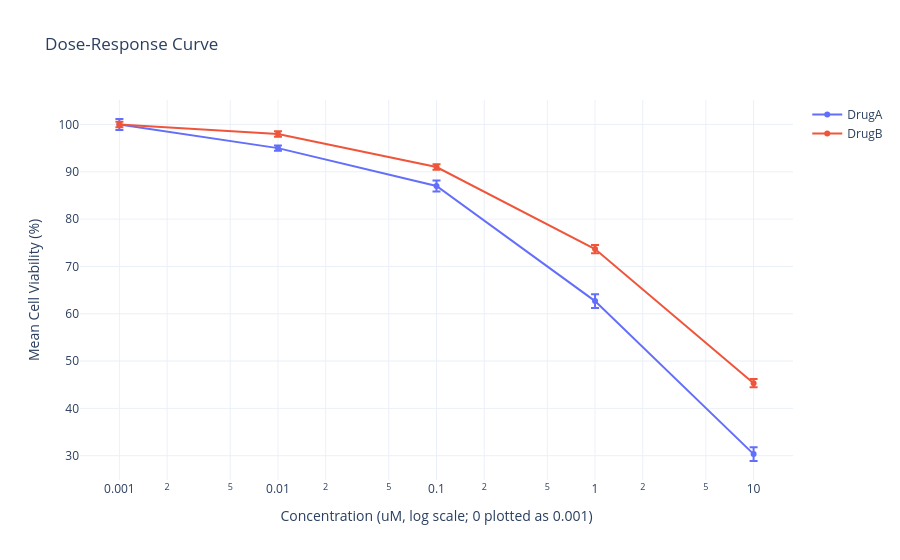

Notebook code cell kept with this figure:
### Markdown cell above
## Create a dose-response plot

The chart uses a log-scaled x-axis. Because zero cannot appear on a log scale, the plotting utility remaps `0` to a very small value for display while keeping the original concentration in the hover text.

### Code cell
fig = create_dose_response_plot(summary_df)
fig

### Figure 1 — Plotly figure (JSON) as saved in the notebook; plotly's stock layout.template omitted (floating-point values rounded to 4 significant figures)
{"data": [{"customdata": [[0.0, 2.0, 1.155, 3.0], [0.01, 1.0, 0.5774, 3.0], [0.1, 2.0, 1.155, 3.0], [1.0, 2.517, 1.453, 3.0], [10.0, 2.517, 1.453, 3.0]], "error_y": {"array": [1.155, 0.5774, 1.155, 1.453, 1.453], "type": "data", "visible": true}, "hovertemplate": "Drug: DrugA<br>Concentration: %{customdata[0]} uM<br>Mean viability: %{y:.2f}%<br>SD: %{customdata[1]:.2f}<br>SEM: %{customdata[2]:.2f}<br>n: %{customdata[3]}<extra></extra>", "mode": "lines+markers", "name": "DrugA", "type": "scatter", "x": [0.001, 0.01, 0.1, 1.0, 10.0], "y": [100.0, 95.0, 87.0, 62.67, 30.33]}, {"customdata": [[0.0, 1.0, 0.5774, 3.0], [0.01, 1.0, 0.5774, 3.0], [0.1, 1.0, 0.5774, 3.0], [1.0, 1.528, 0.8819, 3.0], [10.0, 1.528, 0.8819, 3.0]], "error_y": {"array": [0.5774, 0.5774, 0.5774, 0.8819, 0.8819], "type": "data", "visible": true}, "hovertemplate": "Drug: DrugB<br>Concentration: %{customdata[0]} uM<br>Mean viability: %{y:.2f}%<br>SD: %{customdata[1]:.2f}<br>SEM: %{customdata[2]:.2f}<br>n: %{customdata[3]}<extra></extra>", "mode": "lines+markers", "name": "DrugB", "type": "scatter", "x": [0.001, 0.01, 0.1, 1.0, 10.0], "y": [100.0, 98.0, 91.0, 73.67, 45.33]}], "layout": {"hovermode": "closest", "title": {"text": "Dose-Response Curve"}, "xaxis": {"title": {"text": "Concentration (uM, log scale; 0 plotted as 0.001)"}, "type": "log"}, "yaxis": {"title": {"text": "Mean Cell Viability (%)"}}}}
